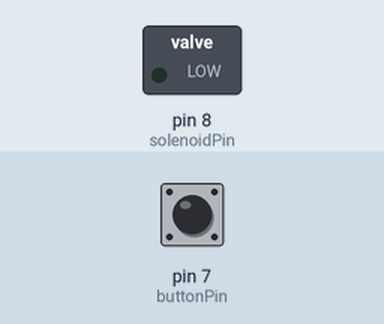
The sketch below on a simulated Arduino Uno, built with avr-gcc and run on an emulated ATmega328P. Shown: switched loads named in the sketch (green lamp = pin HIGH). Dashed ring = blinking. Inputs (shaded band) come from the test bench; at power-on: pin 7 (buttonPin) LOW. What the sketch prints to the serial monitor is not drawn.

Above: at 1.2 s.
1.3 s: pin 7 (buttonPin) pulled HIGH for 0.15 s
At 2.0 s:
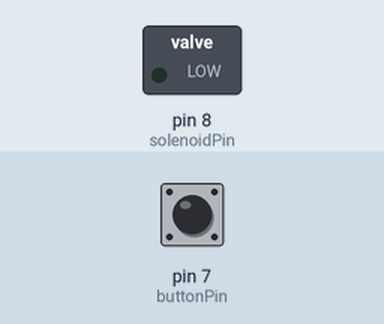
4.4 s: pin 7 (buttonPin) pulled HIGH for 1 s
At 5.1 s:
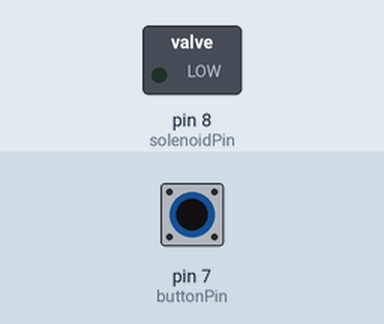
7.6 s: pin 7 (buttonPin) pulled HIGH for 3.2 s
At 8.3 s:
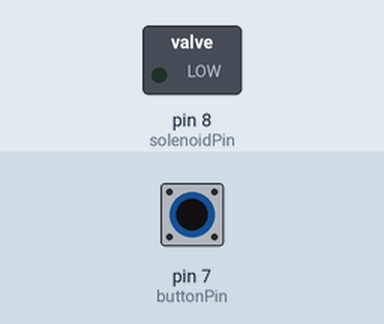
Timing chart, 0 to 10.8 s (numbered marks = the images above; inputs shaded):
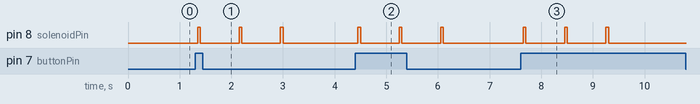

The sketch:

halloween.ino
```cpp
/*
  Anna Oh and Noah Pivnick
  PhysComp 2301.003 (Tom Igoe)
  Halloween Midterm
  https://github.com/nopivnick/itp_team_halloween
*/

// Initialize pins
const int buttonPin = 7;    // The pin that reads the pushbutton
const int solenoidPin = 8;  // The pin that activates the solenoid

// Set initial button state
int lastButtonState = 0;

// Declare variable for the number of knocks
int knocks = 3;             // The number of knocks

void setup() {
  pinMode(buttonPin, INPUT);
  pinMode(solenoidPin, OUTPUT);
  Serial.begin(9600);
}

void loop() {
  // Read the state of the pushbutton value:
  int buttonState = digitalRead(buttonPin);

  // check if the pushbutton is pressed:
  if (buttonState != lastButtonState) {
    delay(50);

    if (buttonState == HIGH) {
      Serial.write(buttonState);

      for (int i = 0; i < knocks; i++) {
        // Turn power to solenoid ON
        digitalWrite(solenoidPin, HIGH);
        // Serial.println("Solenoid is HIGH");
        delay(50);

        // Turn power to solenoid OFF
        digitalWrite(solenoidPin, LOW);
        // Serial.println("Solenoid is LOW");
        delay(750);
      }
    }

    if (buttonState == LOW) {
      Serial.write(buttonState);
    }
  }

  // save the current state as the last state, for next time through the loop
  lastButtonState = buttonState;
}

/*
      // Use this code to check solenoid is firing

      // Turn power to solenoid ON
      digitalWrite(solenoidPin, HIGH);
      Serial.println("Solenoid is HIGH");
      delay(200);

      // Turn power to solenoid OFF
      digitalWrite(solenoidPin, LOW);
      Serial.println("Solenoid is LOW");
      delay(100);
*/
```

Measured:
- after the input at 1.3 s, pin 8 (solenoidPin): alternates HIGH for 0.05 s and LOW for 0.75 s, starting after 0.05 s
- after the input at 4.4 s, pin 8 (solenoidPin): alternates HIGH for 0.05 s and LOW for 0.75 s, 6 changes in all, then stays LOW, starting after 0.05 s
- after the input at 7.6 s, pin 8 (solenoidPin): alternates HIGH for 0.05 s and LOW for 0.75 s, 6 changes in all, then stays LOW, starting after 0.05 s
